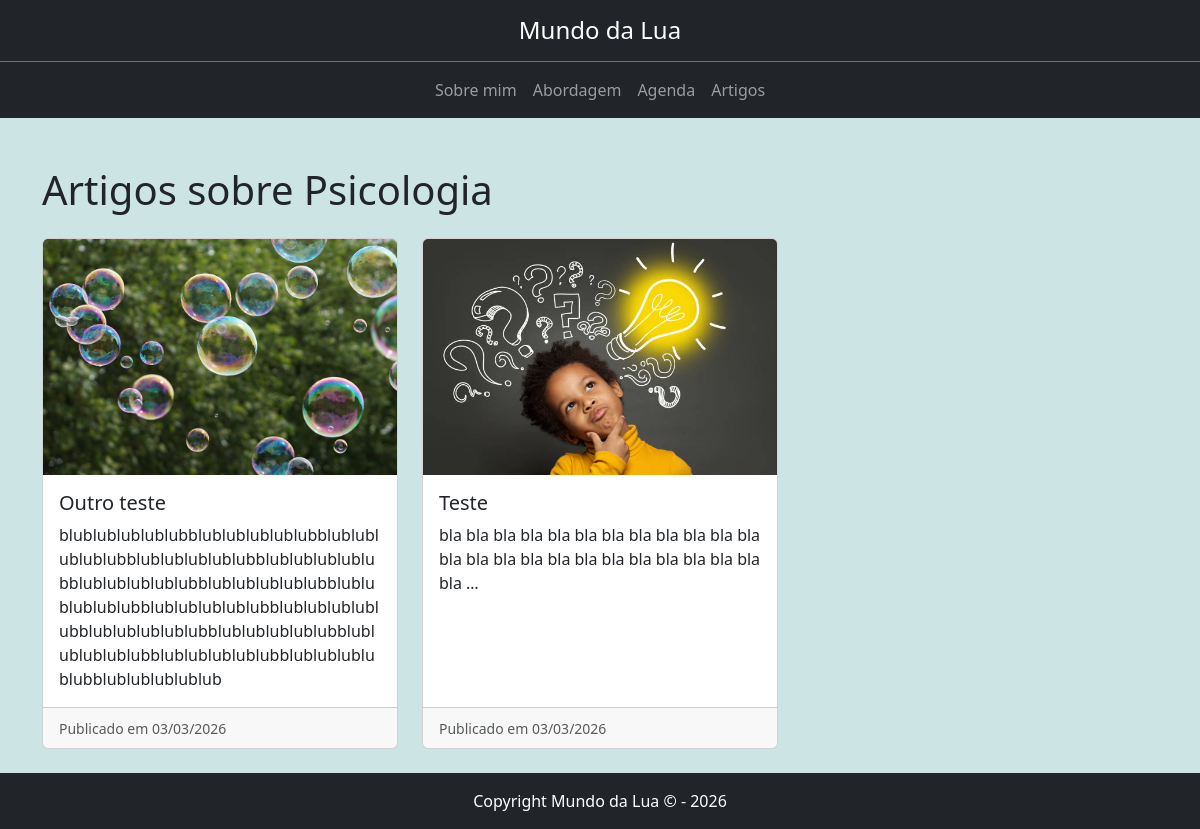
Page /artigos on the committed database.
### blog/models.py (models this page shows, shortened)
class Article(models.Model):
    title = models.CharField("Título", max_length=200)
    slug = models.SlugField(unique=True)
    summary = models.TextField("Resumo", blank=True)
    image = models.ImageField("Imagem de capa", upload_to='articles/', blank=True, null=True)
    content = models.TextField("Conteúdo")
    created_at = models.DateTimeField(auto_now_add=True)
    published = models.BooleanField(default=True)
    class Meta:
        ordering = ['-created_at']

### blog/views.py (the view)
# urls.py: path('artigos', views.article_list, name='article_list'),
def article_list(request):
    articles = Article.objects.order_by('-created_at')
    return render(request, 'blog/artigos.html', {'articles': articles})

### blog/templates/blog/artigos.html (shortened to what this page needs)
{% extends 'blog/base.html' %}
{% block content %}
<div class="container mt-5">
    <h1 class="mb-4">Artigos sobre Psicologia</h1>
    <div class="row">
        {% for article in articles %}
        <div class="col-md-4 mb-4">
            <div class="card h-100">
                <img src="{{ article.image.url }}" class="card-img-top" alt="{{ article.title }}">
                <div class="card-body">
                    <h5 class="card-title">{{ article.title }}</h5>
                    <p class="card-text">{{ article.content|truncatewords:25 }}</p>
                </div>
                <div class="card-footer">
                    <small class="text-muted">Publicado em {{ article.created_at|date:"d/m/Y" }}</small>
                </div>
            </div>
        </div>
        {% empty %}
        <p>Nenhum artigo publicado ainda.</p>
        {% endfor %}
    </div>
</div>
{% endblock %}

### blog/templates/blog/base.html (shortened to what this page needs)
<!DOCTYPE html>
<html lang="en">
<head>
    {% load static %}
    <link href="https://cdn.jsdelivr.net/npm/bootstrap@5.3.2/dist/css/bootstrap.min.css" rel="stylesheet">
    <link rel="stylesheet" href="{% static 'css/styles.css' %}">
</head>
<body class="d-flex flex-column min-vh-100">
    <header class="bg-dark text-white">
        <div class="text-center p-3">
            <h4 class="m-0">Mundo da Lua</h4>
        </div>
        <nav class="navbar navbar-expand-lg navbar-dark bg-dark border-top border-secondary">
            <div class="container">
                <div class="collapse navbar-collapse justify-content-center" id="navbarNav">
                    <ul class="navbar-nav">
                        <li class="nav-item">
                            <a class="nav-link" href="#">Sobre mim</a>
                        </li>
                        <li class="nav-item">
                            <a class="nav-link" href="#">Abordagem</a>
                        </li>
                        <li class="nav-item">
                            <a class="nav-link" href="#">Agenda</a>
                        </li>
                        <li class="nav-item">
                            <a class="nav-link" href="#">Artigos</a>
                        </li>
                    </ul>
                </div>
            </div>
        </nav>
    </header>
    <main class="flex-fill">
        {% block content %}{% endblock %}
    </main>
    <footer class="bg-dark text-white text-center py-3 mt-auto">
        Copyright Mundo da Lua &copy; - 2026
    </footer>
</body>
</html>

### static/css/styles.css (style rules this page uses)
body { background-color: rgb(205, 228, 228); }

### rows in the picture
Article: image (picture), title "Outro teste", content "blublublublublubblublublublublubblublublublublubblublublublublubblublublublublubblublublublublubblublublublublubblublublublublubblublublublublubblublublublublubblublublublublubblublublublublubblublublublublubblublublublublubblublublublublubblublublublublub", created_at "03/03/2026"
Article: image (picture), title "Teste", content "bla bla bla bla bla bla bla bla bla bla bla bla bla bla bla bla bla bla bla bla bla bla bla bla bla …", created_at "03/03/2026"
